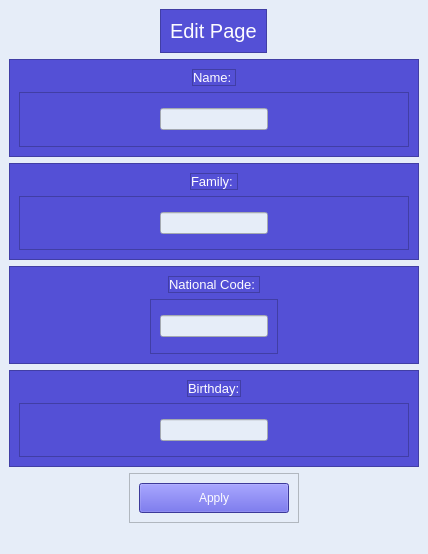
<?xml version="1.0" encoding="UTF-8"?>
<ui version="4.0">
 <class>EditWindow</class>
 <widget class="QMainWindow" name="EditWindow">
  <property name="geometry">
   <rect>
    <x>0</x>
    <y>0</y>
    <width>428</width>
    <height>554</height>
   </rect>
  </property>
  <property name="windowTitle">
   <string>Edit Window</string>
  </property>
  <property name="styleSheet">
   <string notr="true">background-color: rgb(230, 237, 248);</string>
  </property>
  <widget class="QWidget" name="centralwidget">
   <layout class="QVBoxLayout" name="verticalLayout_14">
    <item alignment="Qt::AlignHCenter|Qt::AlignTop">
     <widget class="QFrame" name="frame_13">
      <property name="styleSheet">
       <string notr="true">background-color: rgb(84, 80, 214);
color: rgb(253, 252, 255);</string>
      </property>
      <property name="frameShape">
       <enum>QFrame::StyledPanel</enum>
      </property>
      <property name="frameShadow">
       <enum>QFrame::Raised</enum>
      </property>
      <layout class="QVBoxLayout" name="verticalLayout_15">
       <item>
        <widget class="QLabel" name="label_5">
         <property name="font">
          <font>
           <pointsize>15</pointsize>
          </font>
         </property>
         <property name="text">
          <string>Edit Page</string>
         </property>
        </widget>
       </item>
      </layout>
     </widget>
    </item>
    <item>
     <layout class="QVBoxLayout" name="verticalLayout">
      <item>
       <widget class="QFrame" name="frame">
        <property name="styleSheet">
         <string notr="true">background-color: rgb(84, 80, 214);
color: rgb(253, 252, 255);</string>
        </property>
        <property name="frameShape">
         <enum>QFrame::StyledPanel</enum>
        </property>
        <property name="frameShadow">
         <enum>QFrame::Raised</enum>
        </property>
        <layout class="QVBoxLayout" name="verticalLayout_2">
         <item alignment="Qt::AlignHCenter|Qt::AlignTop">
          <widget class="QFrame" name="frame_5">
           <property name="font">
            <font/>
           </property>
           <property name="frameShape">
            <enum>QFrame::StyledPanel</enum>
           </property>
           <property name="frameShadow">
            <enum>QFrame::Raised</enum>
           </property>
           <layout class="QVBoxLayout" name="verticalLayout_6">
            <property name="spacing">
             <number>0</number>
            </property>
            <property name="leftMargin">
             <number>0</number>
            </property>
            <property name="topMargin">
             <number>0</number>
            </property>
            <property name="rightMargin">
             <number>0</number>
            </property>
            <property name="bottomMargin">
             <number>0</number>
            </property>
            <item alignment="Qt::AlignHCenter">
             <widget class="QLabel" name="label">
              <property name="font">
               <font>
                <pointsize>10</pointsize>
               </font>
              </property>
              <property name="text">
               <string>Name: </string>
              </property>
             </widget>
            </item>
           </layout>
          </widget>
         </item>
         <item>
          <widget class="QFrame" name="frame_6">
           <property name="sizePolicy">
            <sizepolicy hsizetype="Preferred" vsizetype="Expanding">
             <horstretch>0</horstretch>
             <verstretch>0</verstretch>
            </sizepolicy>
           </property>
           <property name="frameShape">
            <enum>QFrame::StyledPanel</enum>
           </property>
           <property name="frameShadow">
            <enum>QFrame::Raised</enum>
           </property>
           <layout class="QVBoxLayout" name="verticalLayout_10">
            <item alignment="Qt::AlignHCenter">
             <widget class="QLineEdit" name="name_tb">
              <property name="font">
               <font/>
              </property>
              <property name="styleSheet">
               <string notr="true">background-color: rgb(230, 237, 248);
color: rgb(0, 0, 0);</string>
              </property>
              <property name="alignment">
               <set>Qt::AlignCenter</set>
              </property>
             </widget>
            </item>
           </layout>
          </widget>
         </item>
        </layout>
       </widget>
      </item>
      <item>
       <widget class="QFrame" name="frame_2">
        <property name="styleSheet">
         <string notr="true">background-color: rgb(84, 80, 214);
color: rgb(253, 252, 255);</string>
        </property>
        <property name="frameShape">
         <enum>QFrame::StyledPanel</enum>
        </property>
        <property name="frameShadow">
         <enum>QFrame::Raised</enum>
        </property>
        <layout class="QVBoxLayout" name="verticalLayout_3">
         <item alignment="Qt::AlignHCenter|Qt::AlignTop">
          <widget class="QFrame" name="frame_7">
           <property name="sizePolicy">
            <sizepolicy hsizetype="Preferred" vsizetype="Maximum">
             <horstretch>0</horstretch>
             <verstretch>0</verstretch>
            </sizepolicy>
           </property>
           <property name="frameShape">
            <enum>QFrame::StyledPanel</enum>
           </property>
           <property name="frameShadow">
            <enum>QFrame::Raised</enum>
           </property>
           <layout class="QVBoxLayout" name="verticalLayout_7">
            <property name="spacing">
             <number>0</number>
            </property>
            <property name="leftMargin">
             <number>0</number>
            </property>
            <property name="topMargin">
             <number>0</number>
            </property>
            <property name="rightMargin">
             <number>0</number>
            </property>
            <property name="bottomMargin">
             <number>0</number>
            </property>
            <item alignment="Qt::AlignHCenter">
             <widget class="QLabel" name="label_2">
              <property name="font">
               <font>
                <pointsize>10</pointsize>
               </font>
              </property>
              <property name="text">
               <string>Family: </string>
              </property>
             </widget>
            </item>
           </layout>
          </widget>
         </item>
         <item>
          <widget class="QFrame" name="frame_8">
           <property name="sizePolicy">
            <sizepolicy hsizetype="Preferred" vsizetype="Expanding">
             <horstretch>0</horstretch>
             <verstretch>0</verstretch>
            </sizepolicy>
           </property>
           <property name="styleSheet">
            <string notr="true"/>
           </property>
           <property name="frameShape">
            <enum>QFrame::StyledPanel</enum>
           </property>
           <property name="frameShadow">
            <enum>QFrame::Raised</enum>
           </property>
           <layout class="QVBoxLayout" name="verticalLayout_11">
            <item alignment="Qt::AlignHCenter">
             <widget class="QLineEdit" name="family_tb">
              <property name="font">
               <font/>
              </property>
              <property name="styleSheet">
               <string notr="true">background-color: rgb(230, 237, 248);
color: rgb(0, 0, 0);</string>
              </property>
              <property name="alignment">
               <set>Qt::AlignCenter</set>
              </property>
             </widget>
            </item>
           </layout>
          </widget>
         </item>
        </layout>
       </widget>
      </item>
      <item>
       <widget class="QFrame" name="frame_3">
        <property name="styleSheet">
         <string notr="true">background-color: rgb(84, 80, 214);
color: rgb(253, 252, 255);</string>
        </property>
        <property name="frameShape">
         <enum>QFrame::StyledPanel</enum>
        </property>
        <property name="frameShadow">
         <enum>QFrame::Raised</enum>
        </property>
        <layout class="QVBoxLayout" name="verticalLayout_4">
         <item alignment="Qt::AlignHCenter|Qt::AlignTop">
          <widget class="QFrame" name="frame_9">
           <property name="frameShape">
            <enum>QFrame::StyledPanel</enum>
           </property>
           <property name="frameShadow">
            <enum>QFrame::Raised</enum>
           </property>
           <layout class="QVBoxLayout" name="verticalLayout_8">
            <property name="spacing">
             <number>0</number>
            </property>
            <property name="leftMargin">
             <number>0</number>
            </property>
            <property name="topMargin">
             <number>0</number>
            </property>
            <property name="rightMargin">
             <number>0</number>
            </property>
            <property name="bottomMargin">
             <number>0</number>
            </property>
            <item alignment="Qt::AlignHCenter">
             <widget class="QLabel" name="label_3">
              <property name="font">
               <font>
                <pointsize>10</pointsize>
               </font>
              </property>
              <property name="text">
               <string>National Code: </string>
              </property>
             </widget>
            </item>
           </layout>
          </widget>
         </item>
         <item alignment="Qt::AlignHCenter">
          <widget class="QFrame" name="frame_10">
           <property name="sizePolicy">
            <sizepolicy hsizetype="Preferred" vsizetype="Expanding">
             <horstretch>0</horstretch>
             <verstretch>0</verstretch>
            </sizepolicy>
           </property>
           <property name="frameShape">
            <enum>QFrame::StyledPanel</enum>
           </property>
           <property name="frameShadow">
            <enum>QFrame::Raised</enum>
           </property>
           <layout class="QVBoxLayout" name="verticalLayout_12">
            <item>
             <widget class="QLineEdit" name="nc_tb">
              <property name="font">
               <font/>
              </property>
              <property name="styleSheet">
               <string notr="true">background-color: rgb(230, 237, 248);
color: rgb(0, 0, 0);</string>
              </property>
              <property name="alignment">
               <set>Qt::AlignCenter</set>
              </property>
             </widget>
            </item>
           </layout>
          </widget>
         </item>
        </layout>
       </widget>
      </item>
      <item>
       <widget class="QFrame" name="frame_4">
        <property name="styleSheet">
         <string notr="true">background-color: rgb(84, 80, 214);
color: rgb(253, 252, 255);</string>
        </property>
        <property name="frameShape">
         <enum>QFrame::StyledPanel</enum>
        </property>
        <property name="frameShadow">
         <enum>QFrame::Raised</enum>
        </property>
        <layout class="QVBoxLayout" name="verticalLayout_5">
         <item alignment="Qt::AlignHCenter|Qt::AlignTop">
          <widget class="QFrame" name="frame_11">
           <property name="frameShape">
            <enum>QFrame::StyledPanel</enum>
           </property>
           <property name="frameShadow">
            <enum>QFrame::Raised</enum>
           </property>
           <layout class="QVBoxLayout" name="verticalLayout_9">
            <property name="spacing">
             <number>0</number>
            </property>
            <property name="leftMargin">
             <number>0</number>
            </property>
            <property name="topMargin">
             <number>0</number>
            </property>
            <property name="rightMargin">
             <number>0</number>
            </property>
            <property name="bottomMargin">
             <number>0</number>
            </property>
            <item alignment="Qt::AlignHCenter">
             <widget class="QLabel" name="label_4">
              <property name="font">
               <font>
                <pointsize>10</pointsize>
               </font>
              </property>
              <property name="text">
               <string>Birthday:</string>
              </property>
             </widget>
            </item>
           </layout>
          </widget>
         </item>
         <item>
          <widget class="QFrame" name="frame_12">
           <property name="sizePolicy">
            <sizepolicy hsizetype="Preferred" vsizetype="Expanding">
             <horstretch>0</horstretch>
             <verstretch>0</verstretch>
            </sizepolicy>
           </property>
           <property name="frameShape">
            <enum>QFrame::StyledPanel</enum>
           </property>
           <property name="frameShadow">
            <enum>QFrame::Raised</enum>
           </property>
           <layout class="QVBoxLayout" name="verticalLayout_13">
            <item alignment="Qt::AlignHCenter">
             <widget class="QLineEdit" name="birthday_tb">
              <property name="font">
               <font/>
              </property>
              <property name="styleSheet">
               <string notr="true">background-color: rgb(230, 237, 248);
color: rgb(0, 0, 0);</string>
              </property>
              <property name="alignment">
               <set>Qt::AlignCenter</set>
              </property>
             </widget>
            </item>
           </layout>
          </widget>
         </item>
        </layout>
       </widget>
      </item>
     </layout>
    </item>
    <item alignment="Qt::AlignHCenter|Qt::AlignVCenter">
     <widget class="QFrame" name="frame_14">
      <property name="frameShape">
       <enum>QFrame::StyledPanel</enum>
      </property>
      <property name="frameShadow">
       <enum>QFrame::Raised</enum>
      </property>
      <layout class="QVBoxLayout" name="verticalLayout_16">
       <item>
        <widget class="QPushButton" name="apply_btn">
         <property name="minimumSize">
          <size>
           <width>150</width>
           <height>30</height>
          </size>
         </property>
         <property name="maximumSize">
          <size>
           <width>150</width>
           <height>30</height>
          </size>
         </property>
         <property name="styleSheet">
          <string notr="true">background-color: rgb(84, 80, 214);
color: rgb(253, 252, 255);</string>
         </property>
         <property name="text">
          <string>Apply</string>
         </property>
        </widget>
       </item>
      </layout>
     </widget>
    </item>
   </layout>
  </widget>
  <widget class="QMenuBar" name="menubar">
   <property name="geometry">
    <rect>
     <x>0</x>
     <y>0</y>
     <width>428</width>
     <height>22</height>
    </rect>
   </property>
  </widget>
  <widget class="QStatusBar" name="statusbar"/>
 </widget>
 <resources/>
 <connections/>
</ui>
